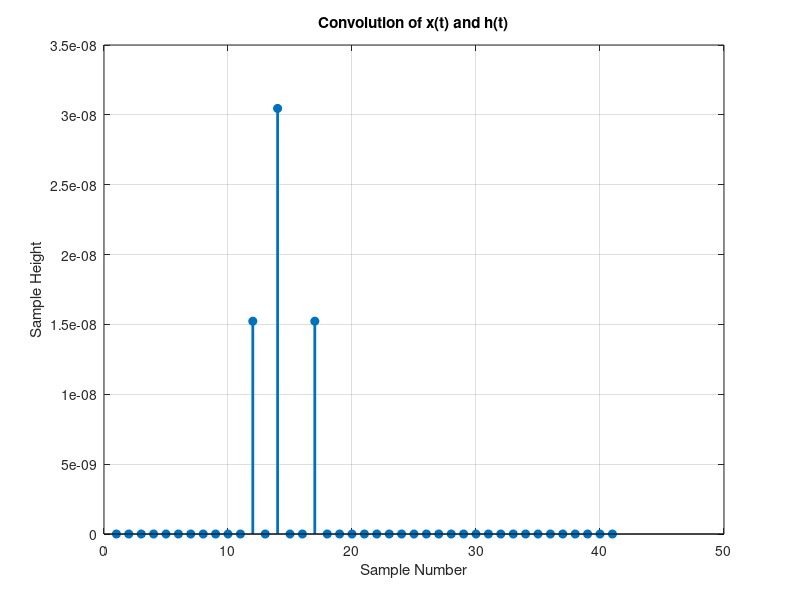

Here is the MATLAB script that generated this plot:
t = -10:10;
u = [zeros(1, 10) 1 zeros(1, 10)];
x = zeros(1, 21);
for i=10:21
    x(i) = u(i)+2*u(i-2)+u(i-5);
end
h = x;
for i=1:21
    for j = 21:-1:1
        u(j) = u(i);
    end
end
u(1)=0; u(2)=1;
h = exp(2*t).*u;
stem(conv(x, h), 'filled', 'linewidth', 2);
grid on;
title('Convolution of x(t) and h(t)');
xlabel('Sample Number');
ylabel('Sample Height');
